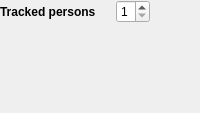
       <widget class="QWidget" name="personsWidget" native="true">
        <layout class="QVBoxLayout" name="personsWidgetVLayout">
         <property name="spacing">
          <number>10</number>
         </property>
         <property name="leftMargin">
          <number>0</number>
         </property>
         <property name="topMargin">
          <number>0</number>
         </property>
         <property name="rightMargin">
          <number>0</number>
         </property>
         <property name="bottomMargin">
          <number>0</number>
         </property>
         <item alignment="Qt::AlignLeft|Qt::AlignTop">
          <widget class="QWidget" name="personsLabelCountWidget" native="true">
           <layout class="QHBoxLayout" name="personsLabelCountWidgetHLayout">
            <property name="spacing">
             <number>20</number>
            </property>
            <property name="leftMargin">
             <number>0</number>
            </property>
            <property name="topMargin">
             <number>0</number>
            </property>
            <property name="rightMargin">
             <number>0</number>
            </property>
            <property name="bottomMargin">
             <number>0</number>
            </property>
            <item alignment="Qt::AlignLeft">
             <widget class="QLabel" name="personsCountLabel">
              <property name="font">
               <font>
                <weight>75</weight>
                <bold>true</bold>
               </font>
              </property>
              <property name="text">
               <string>Tracked persons</string>
              </property>
             </widget>
            </item>
            <item alignment="Qt::AlignLeft|Qt::AlignTop">
             <widget class="QSpinBox" name="personsCountSpinBox">
              <property name="minimum">
               <number>1</number>
              </property>
              <property name="maximum">
               <number>9</number>
              </property>
             </widget>
            </item>
           </layout>
          </widget>
         </item>
         <item alignment="Qt::AlignLeft|Qt::AlignTop">
          <widget class="QWidget" name="personWidget_1" native="true">
           <layout class="QHBoxLayout" name="personWidget_1HLayout">
            <property name="spacing">
             <number>0</number>
            </property>
            <property name="leftMargin">
             <number>20</number>
            </property>
            <property name="topMargin">
             <number>0</number>
            </property>
            <property name="rightMargin">
             <number>0</number>
            </property>
            <property name="bottomMargin">
             <number>0</number>
            </property>
           </layout>
          </widget>
         </item>
         <item alignment="Qt::AlignLeft|Qt::AlignTop">
          <widget class="QWidget" name="personWidget_2" native="true">
           <layout class="QHBoxLayout" name="personWidget_2HLayout">
            <property name="spacing">
             <number>0</number>
            </property>
            <property name="leftMargin">
             <number>20</number>
            </property>
            <property name="topMargin">
             <number>0</number>
            </property>
            <property name="rightMargin">
             <number>0</number>
            </property>
            <property name="bottomMargin">
             <number>0</number>
            </property>
           </layout>
          </widget>
         </item>
         <item alignment="Qt::AlignLeft|Qt::AlignTop">
          <widget class="QWidget" name="personWidget_3" native="true">
           <layout class="QHBoxLayout" name="personWidget_3HLayout">
            <property name="spacing">
             <number>0</number>
            </property>
            <property name="leftMargin">
             <number>20</number>
            </property>
            <property name="topMargin">
             <number>0</number>
            </property>
            <property name="rightMargin">
             <number>0</number>
            </property>
            <property name="bottomMargin">
             <number>0</number>
            </property>
           </layout>
          </widget>
         </item>
         <item alignment="Qt::AlignLeft|Qt::AlignTop">
          <widget class="QWidget" name="personWidget_4" native="true">
           <layout class="QHBoxLayout" name="personWidget_4HLayout">
            <property name="spacing">
             <number>0</number>
            </property>
            <property name="leftMargin">
             <number>20</number>
            </property>
            <property name="topMargin">
             <number>0</number>
            </property>
            <property name="rightMargin">
             <number>0</number>
            </property>
            <property name="bottomMargin">
             <number>0</number>
            </property>
           </layout>
          </widget>
         </item>
         <item alignment="Qt::AlignLeft|Qt::AlignTop">
          <widget class="QWidget" name="personWidget_5" native="true">
           <layout class="QHBoxLayout" name="personWidget_5HLayout">
            <property name="spacing">
             <number>0</number>
            </property>
            <property name="leftMargin">
             <number>20</number>
            </property>
            <property name="topMargin">
             <number>0</number>
            </property>
            <property name="rightMargin">
             <number>0</number>
            </property>
            <property name="bottomMargin">
             <number>0</number>
            </property>
           </layout>
          </widget>
         </item>
         <item alignment="Qt::AlignLeft|Qt::AlignTop">
          <widget class="QWidget" name="personWidget_6" native="true">
           <layout class="QHBoxLayout" name="personWidget_6HLayout">
            <property name="spacing">
             <number>0</number>
            </property>
            <property name="leftMargin">
             <number>20</number>
            </property>
            <property name="topMargin">
             <number>0</number>
            </property>
            <property name="rightMargin">
             <number>0</number>
            </property>
            <property name="bottomMargin">
             <number>0</number>
            </property>
           </layout>
          </widget>
         </item>
         <item alignment="Qt::AlignLeft|Qt::AlignTop">
          <widget class="QWidget" name="personWidget_7" native="true">
           <layout class="QHBoxLayout" name="personWidget_7HLayout">
            <property name="spacing">
             <number>0</number>
            </property>
            <property name="leftMargin">
             <number>20</number>
            </property>
            <property name="topMargin">
             <number>0</number>
            </property>
            <property name="rightMargin">
             <number>0</number>
            </property>
            <property name="bottomMargin">
             <number>0</number>
            </property>
           </layout>
          </widget>
         </item>
         <item alignment="Qt::AlignLeft|Qt::AlignTop">
          <widget class="QWidget" name="personWidget_8" native="true">
           <layout class="QHBoxLayout" name="personWidget_8HLayout">
            <property name="spacing">
             <number>0</number>
            </property>
            <property name="leftMargin">
             <number>20</number>
            </property>
            <property name="topMargin">
             <number>0</number>
            </property>
            <property name="rightMargin">
             <number>0</number>
            </property>
            <property name="bottomMargin">
             <number>0</number>
            </property>
           </layout>
          </widget>
         </item>
         <item alignment="Qt::AlignLeft|Qt::AlignTop">
          <widget class="QWidget" name="personWidget_9" native="true">
           <layout class="QHBoxLayout" name="personWidget_9HLayout">
            <property name="spacing">
             <number>0</number>
            </property>
            <property name="leftMargin">
             <number>20</number>
            </property>
            <property name="topMargin">
             <number>0</number>
            </property>
            <property name="rightMargin">
             <number>0</number>
            </property>
            <property name="bottomMargin">
             <number>0</number>
            </property>
           </layout>
          </widget>
         </item>
        </layout>
       </widget>
